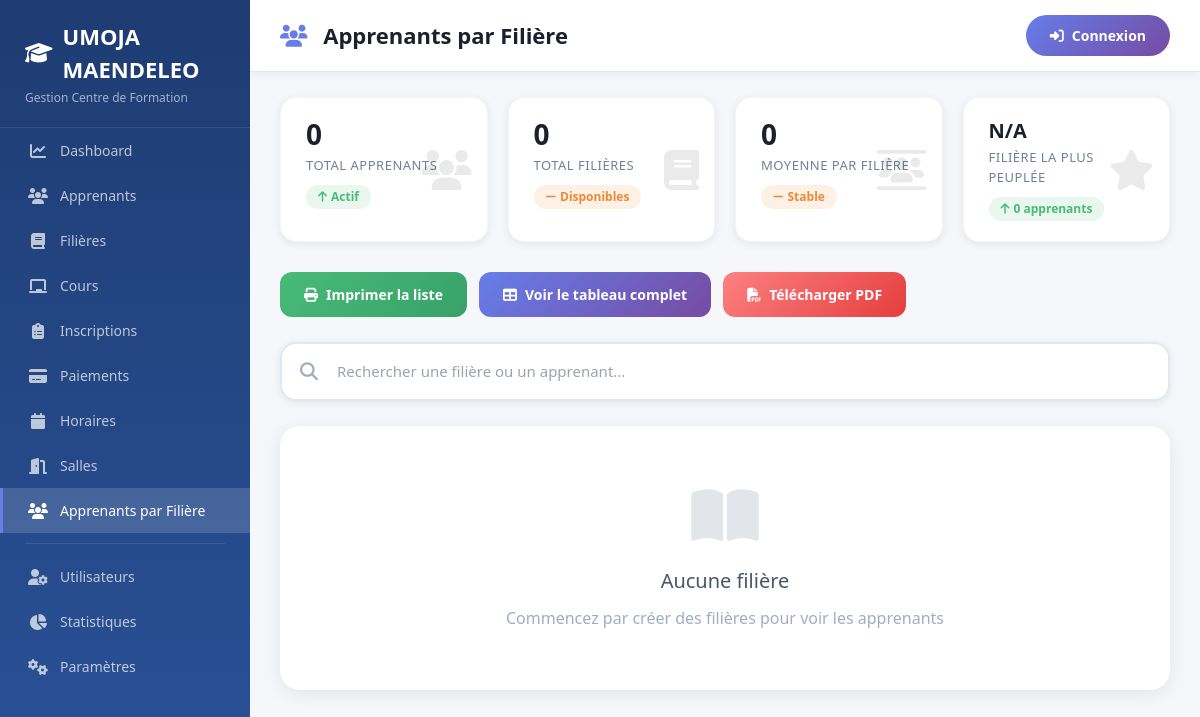
Page /pages/apprenants_par_filiere.php on the earlier database version.
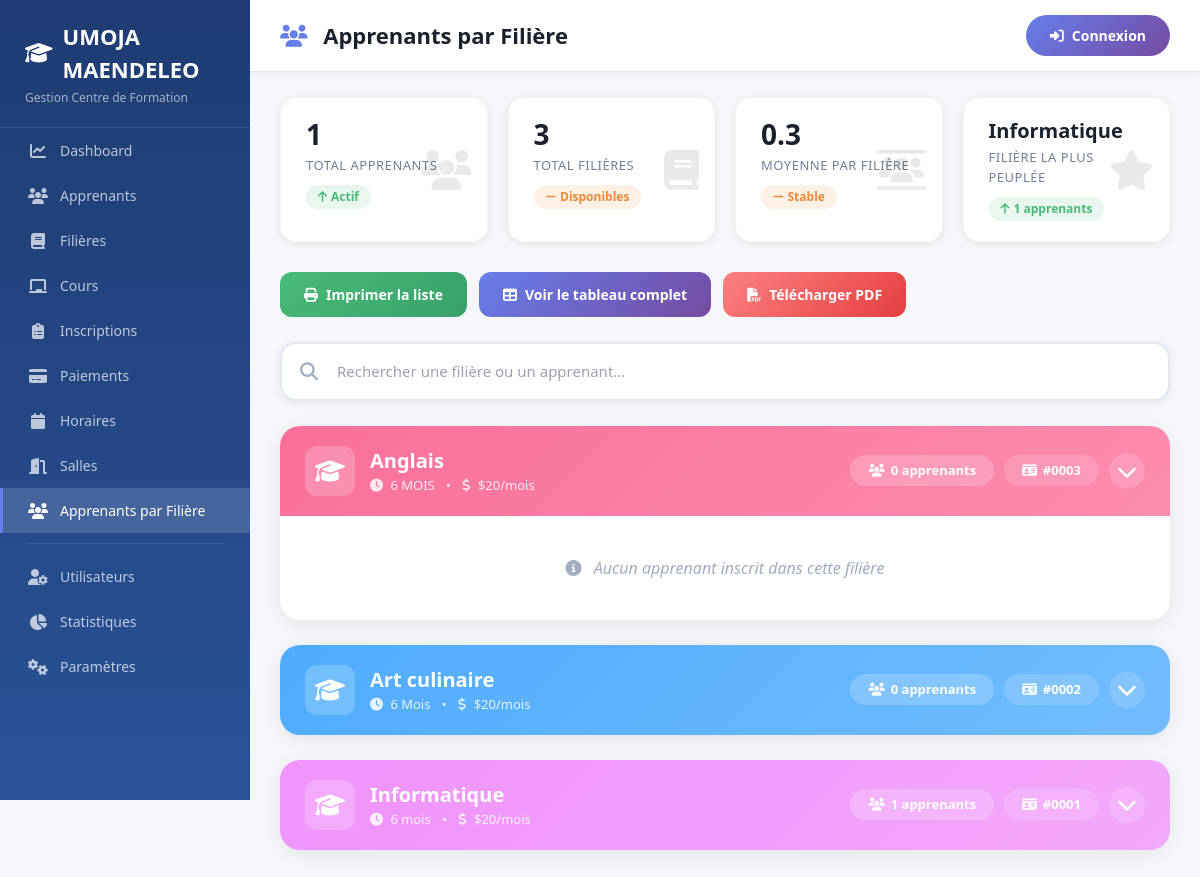
Same page on the later database version.
### tables this page shows
CREATE TABLE `filiere` (
  `id_filiere` int(11) NOT NULL,
  `nom` varchar(100) NOT NULL,
  `duree` varchar(50) DEFAULT NULL,
  `frais_mensuel` decimal(10,2) DEFAULT NULL
);

### classes/Filiere.php (called while the page is built, shortened)
<?php
class Filiere {
    private $conn;
    private $table = 'filiere';
    public function __construct($db) {
        $this->conn = $db;
    }
    public function getAll() {
        $query = "SELECT * FROM " . $this->table . " ORDER BY nom ASC";
        $stmt = $this->conn->prepare($query);
        $stmt->execute();
        return $stmt->fetchAll(PDO::FETCH_ASSOC);
    }
}

### classes/Inscription.php (called while the page is built, shortened)
<?php
class Inscription {
    private $conn;
    private $table = 'inscription';
    public function __construct($db) {
        $this->conn = $db;
    }
    public function getAll() {
        $query = "SELECT i.*, a.nom, a.prenom, f.nom as filiere_nom
                  FROM " . $this->table . " i
                  LEFT JOIN apprenant a ON i.id_apprenant = a.id_apprenant
                  LEFT JOIN filiere f ON i.id_filiere = f.id_filiere
                  ORDER BY i.date_inscription DESC";
        $stmt = $this->conn->prepare($query);
        $stmt->execute();
        return $stmt->fetchAll(PDO::FETCH_ASSOC);
    }
}

### classes/Apprenant.php (called while the page is built, shortened)
<?php
class Apprenant {
    private $conn;
    private $table = 'apprenant';
    public function __construct($db) {
        $this->conn = $db;
    }
    public function getById($id) {
        try {
            $query = "SELECT * FROM " . $this->table . " WHERE id_apprenant = :id LIMIT 1";
            $stmt = $this->conn->prepare($query);
            $stmt->bindParam(':id', $id, PDO::PARAM_INT);
            $stmt->execute();
            return $stmt->fetch(PDO::FETCH_ASSOC);
        } catch (PDOException $e) {
            error_log("Erreur getById: " . $e->getMessage());
            return false;
        }
    }
}

### pages/apprenants_par_filiere.php (the view, shortened to what the rows shown need)
<?php
require_once __DIR__ . '/../classes/Apprenant.php';
require_once __DIR__ . '/../classes/Filiere.php';
require_once __DIR__ . '/../classes/Inscription.php';
$database = new Database();
$db = $database->connect();
$apprenant = new Apprenant($db);
$filiere = new Filiere($db);
$inscription = new Inscription($db);
$filieres = $filiere->getAll();
$inscriptions = $inscription->getAll();
$apprenants_par_filiere = [];
foreach ($filieres as $fil) {
    $apprenants_filiere = [];
    foreach ($inscriptions as $insc) {
        if ($insc['id_filiere'] == $fil['id_filiere']) {
            $app = $apprenant->getById($insc['id_apprenant']);
            if ($app) {
                $apprenants_filiere[] = [
                    'id_apprenant' => $app['id_apprenant'],
                    'nom' => $app['nom'],
                    'prenom' => $app['prenom'],
                    'telephone' => $app['telephone'] ?? '',
                    'adresse' => $app['adresse'] ?? '',
                    'date_inscription' => $insc['date_inscription'],
                    'frais_inscription' => $insc['frais_inscription']
                ];
            }
        }
    }
    usort($apprenants_filiere, function($a, $b) {
        return strcmp($a['nom'], $b['nom']);
    });
    $apprenants_par_filiere[$fil['id_filiere']] = [
        'filiere' => $fil,
        'apprenants' => $apprenants_filiere,
        'total' => count($apprenants_filiere)
    ];
}
include __DIR__ . '/../includes/header.php';
?>
<div class="page-wrapper">
    <div class="content-wrapper">
        <div class="stats-grid">
            <div class="stat-card">
                <i class="fas fa-star stat-icon"></i>
                <div class="stat-number" style="font-size: 20px; line-height: 1.3;">
                    <?php
                    $max = 0;
                    $max_filiere = '';
                    foreach ($apprenants_par_filiere as $data) {
                        if ($data['total'] > $max) {
                            $max = $data['total'];
                            $max_filiere = $data['filiere']['nom'];
                        }
                    }
                    echo htmlspecialchars($max_filiere ?: 'N/A');
                    ?>
                </div>
                <div class="stat-label">Filière la plus peuplée</div>
                <span class="stat-change up"><i class="fas fa-arrow-up"></i> <?php echo $max; ?> apprenants</span>
            </div>
        </div>
        <?php if (empty($filieres)): ?>
            <div style="text-align: center; padding: 60px 20px; background: white; border-radius: 20px; box-shadow: 0 4px 20px rgba(0,0,0,0.08);">
                <i class="fas fa-book-open" style="font-size: 60px; color: #a0aec0; opacity: 0.3; display: block; margin-bottom: 20px;"></i>
                <h3 style="color: #4a5568; font-size: 20px; margin-bottom: 10px;">Aucune filière</h3>
                <p style="color: #a0aec0;">Commencez par créer des filières pour voir les apprenants</p>
            </div>
        <?php else: ?>
            <?php foreach ($apprenants_par_filiere as $index => $data):
                $fil = $data['filiere'];
                $apprenants = $data['apprenants'];
                $total = $data['total'];
                $couleurs = ['#667eea', '#f093fb', '#4facfe', '#fa709a', '#48bb78', '#ed8936', '#fc8181', '#764ba2'];
                $couleur = $couleurs[$index % count($couleurs)];
                $delay = $index * 0.1;
            ?>
            <div class="filiere-section" style="animation-delay: <?php echo $delay; ?>s" data-search="<?php echo strtolower($fil['nom']); ?>">
                <div class="filiere-header" style="background: linear-gradient(135deg, <?php echo $couleur; ?>, <?php echo $couleur; ?>cc);" onclick="toggleSection(this)">
                    <div class="filiere-info">
                        <div class="filiere-icon">
                            <i class="fas fa-graduation-cap"></i>
                        </div>
                        <div>
                            <div class="filiere-nom"><?php echo htmlspecialchars($fil['nom']); ?></div>
                            <div class="filiere-detail">
                                <i class="fas fa-clock me-1"></i>
                                <?php echo htmlspecialchars($fil['duree'] ?? 'Durée non spécifiée'); ?>
                                <span style="margin: 0 8px;">•</span>
                                <i class="fas fa-dollar-sign me-1"></i>
                                $<?php echo number_format($fil['frais_mensuel'] ?? 0, 0, ',', ' '); ?>/mois
                            </div>
                        </div>
                    </div>
                    <div class="filiere-badges">
                        <span class="badge-count">
                            <i class="fas fa-users"></i>
                            <?php echo $total; ?> apprenants
                        </span>
                        <span class="badge-count" style="background: rgba(255,255,255,0.15);">
                            <i class="fas fa-id-card"></i>
                            #<?php echo str_pad($fil['id_filiere'], 4, '0', STR_PAD_LEFT); ?>
                        </span>
                        <div class="toggle-icon">
                            <i class="fas fa-chevron-down"></i>
                        </div>
                    </div>
                </div>
                <div class="filiere-body">
                    <div class="table-responsive">
                        <?php if (empty($apprenants)): ?>
                            <div class="no-apprenants">
                                <i class="fas fa-info-circle"></i>
                                Aucun apprenant inscrit dans cette filière
                            </div>
                        <?php endif; ?>
                    </div>
                </div>
            </div>
            <?php endforeach; ?>
        <?php endif; ?>
    </div>
</div>
<?php include __DIR__ . '/../includes/footer.php'; ?>

Differences in the rows shown:
added filiere: nom "Informatique", duree "6 mois", frais_mensuel "20", total "1", id_filiere "0001"
added filiere: nom "Anglais", duree "6 MOIS", frais_mensuel "20", total "0", id_filiere "0003", shows "Aucun apprenant inscrit dans cette filière"
added filiere: nom "Art culinaire", duree "6 Mois", frais_mensuel "20", total "0", id_filiere "0002"
Other differences:
$total_apprenants: "0" → "1"
count($filieres): "0" → "3"
$total_apprenants / count($filieres): (not shown) → "0.3"
$max: "0" → "1"
$max_filiere ?: 'N/A': "N/A" → (not shown)
text no longer shown: "0 Aucune filière Commencez par créer des filières pour voir les apprenants"
